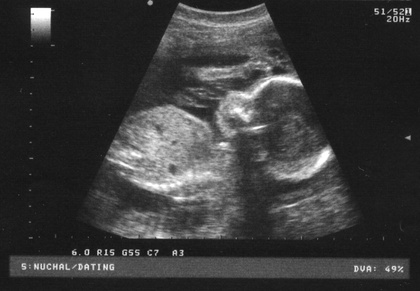
%> input picture 2.jpg, 420 x 291 px, shrunk from 2356 x 1635 before the run
$ octave Freqfilter.m   (GNU Octave 9; MATLAB toolbox functions it lacks are replaced by stand-ins)
%> lines starting %> are read from the running program, lines starting %| are printed output that depends on the picture
### glp.m
function res = glp(im,thresh)

% inputs
% im is the fourier transform of the image
% thresh is the cutoff circle radius

%outputs
% res is the filtered image

[r,c]=size(im);
d0=thresh;

d=zeros(r,c);
h=zeros(r,c);

for i=1:r
    for j=1:c
     d(i,j)=  sqrt( (i-(r/2))^2 + (j-(c/2))^2);
    end
end

for i=1:r
    for j=1:c
      h(i,j)= exp ( -( (d(i,j)^2)/(2*(d0^2)) ) );
    end
end


for i=1:r
    for j=1:c
    res(i,j)=(h(i,j))*im(i,j);

    end
end

### Freqfilter.m
% simple implementation of frequency domain filters

%read input image
dim_1=imread('2.jpg');
%> dim_1 is the input picture: size 291x420 uint8; min 7, max 255, mean 57.7
dim = imnoise(dim_1,'speckle');
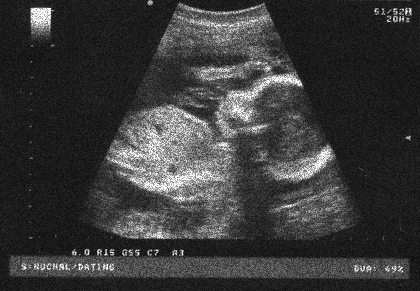
%> dim: size 291x420 uint8; min 9, max 255, mean 57.5
cim=double(dim);
[r,c]=size(cim);
%> r = 291; c = 420

r1=2*r;
%> r1 = 582
c1=2*c;
%> c1 = 840

pim=zeros((r1),(c1));
kim=zeros((r1),(c1));

%padding
for i=1:r
    for j=1:c
   pim(i,j)=cim(i,j);
    end
end
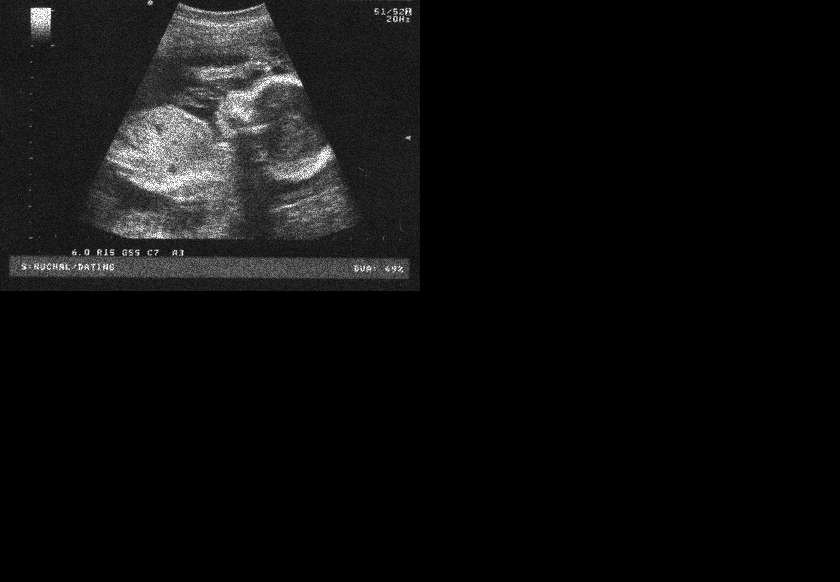
%> pim: size 582x840 double; min 0, max 255, mean 14.4

%center the transform
for i=1:r
    for j=1:c
   kim(i,j)=pim(i,j)*((-1)^(i+j));
    end
end
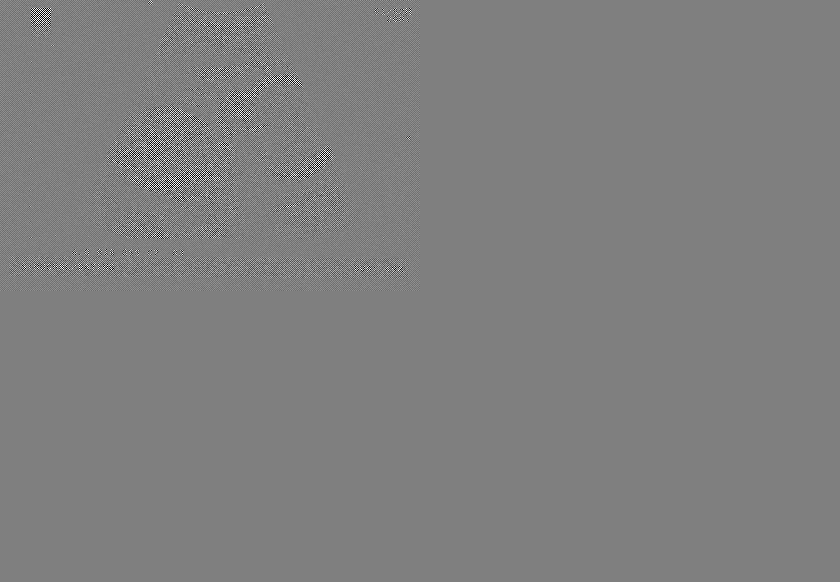
%> kim: size 582x840 double; min -255, max 255, mean 0; drawn with min black and max white


%2D fft
fim=fft2(kim);

n=1; %order for butterworth filter
thresh=10; % cutoff radius in frequency domain for filters

% % function call for low pass filters
 him=glp(fim,thresh); % gaussian low pass filter
%> after the loop in glp, `for i=1:r`:
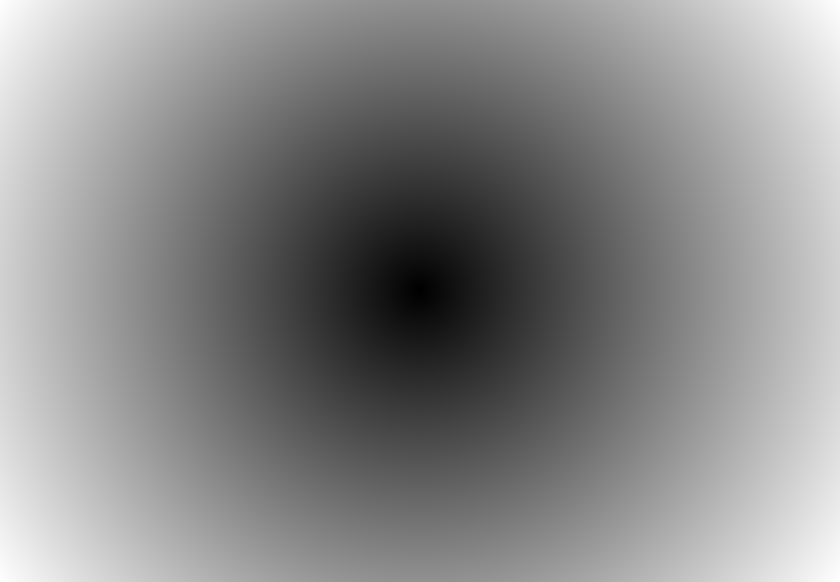
%> d: size 582x840 double; min 0, max 511, mean 274.7; drawn with min black and max white
%> after the loop in glp, `for i=1:r`:
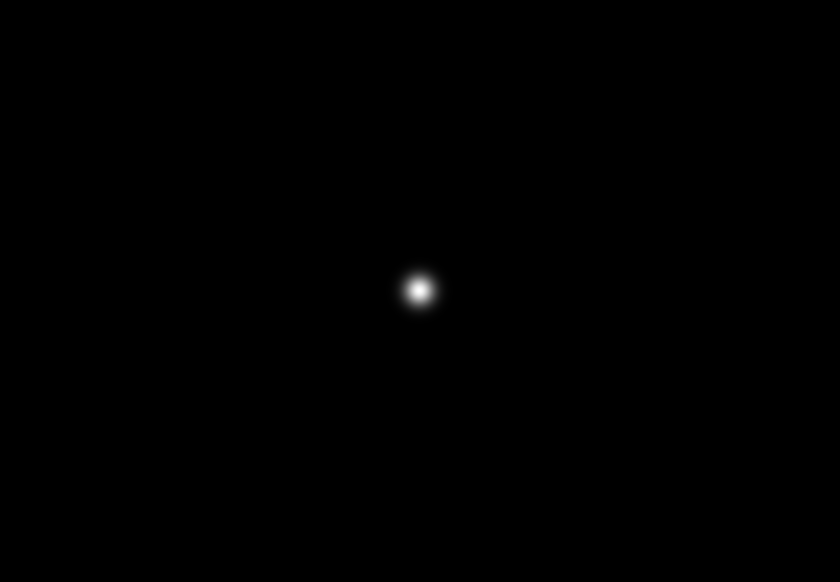
%> h: size 582x840 double; min 0, max 1, mean 0.00129
% [12 lines of commented-out code are left out]
 ifim=ifft2(him);

for i=1:r1
    for j=1:c1
   ifim(i,j)=ifim(i,j)*((-1)^(i+j));
    end
end


% removing the padding
for i=1:r
    for j=1:c
   rim(i,j)=ifim(i,j);
    end
end

% retaining the ral parts of the matrix
rim=real(rim);
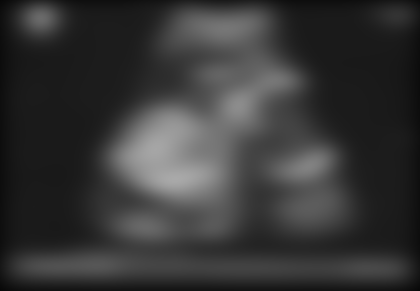
%> rim: size 291x420 double; min 7.76, max 169.3, mean 55.3
rim=uint8(rim);
%> rim: size 291x420 uint8

figure, imshow(rim);

figure;
subplot(2,3,1);imshow(dim);title('Original image');
subplot(2,3,2);imshow(uint8(kim));title('Padding');
%> after `imshow(uint8(kim))`:
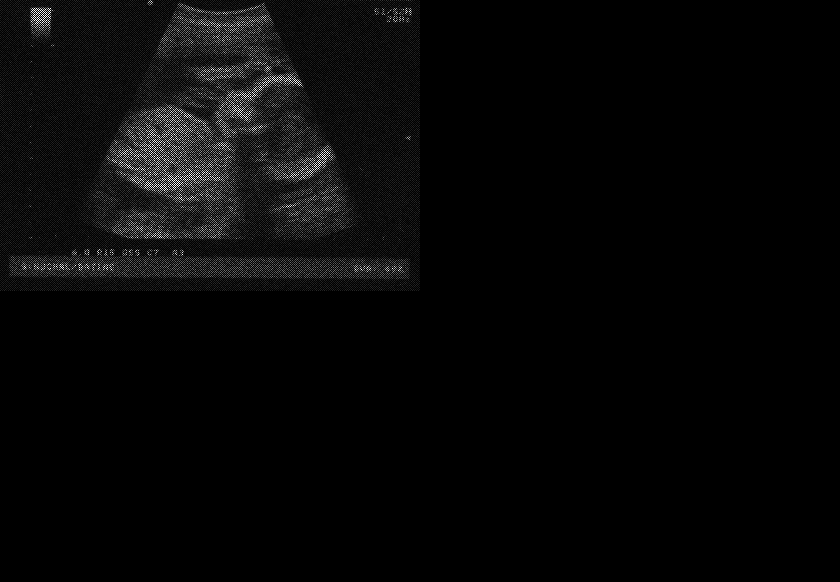
%> displayed picture: size 582x840, on the screen's scale of 0 to 255; min 0, max 255, mean 7.2
subplot(2,3,3);imshow(uint8(fim));title('Transform centering');
%> (this line was passed over: imshow is not available in this run)
subplot(2,3,4);imshow(uint8(him));title('Fourier Transform');
%> (this line was passed over: imshow is not available in this run)
subplot(2,3,5);imshow(uint8(ifim));title('Inverse fourier transform');
%> (this line was passed over: imshow is not available in this run)
subplot(2,3,6);imshow(uint8(rim));title('Cropped image');
